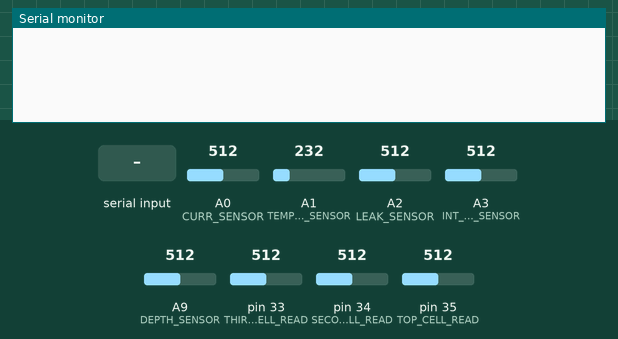
Recording of a sketch running on a simulated Teensy 4. Parts: the last lines printed to the serial monitor. The inputs (shaded band) are chosen by the test bench; at power-on: A0 (CURR_SENSOR) = 512, A1 (TEMPERATURE_SENSOR) = 232, A2 (LEAK_SENSOR) = 512, A3 (INT_PRESS_SENSOR) = 512, A9 (DEPTH_SENSOR) = 512, pin 33 (THIRD_CELL_READ) = 512, pin 34 (SECOND_CELL_READ) = 512, pin 35 (TOP_CELL_READ) = 512. Storage starts empty.

Above: at 1.2 s.
1.3 s: "I" received over Serial
At 1.8 s:
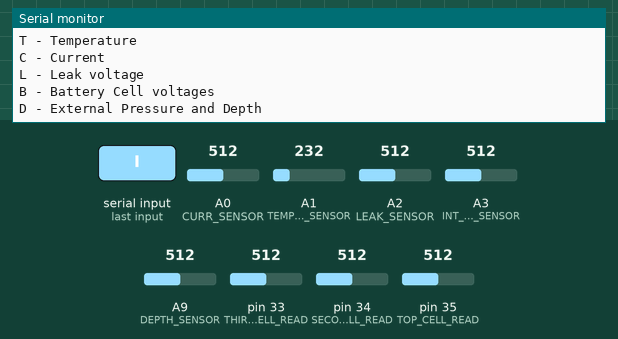
2.8 s: "P" received over Serial
At 4.0 s:
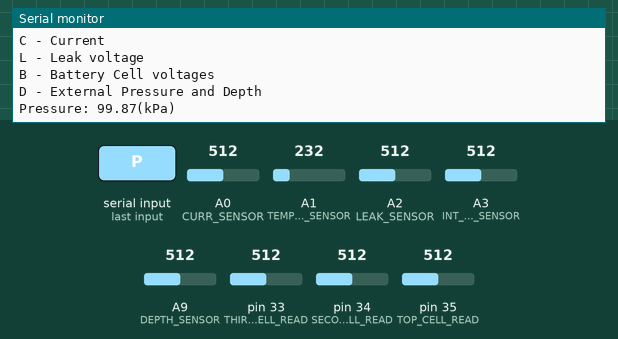
4.3 s: "T" received over Serial
At 5.3 s:
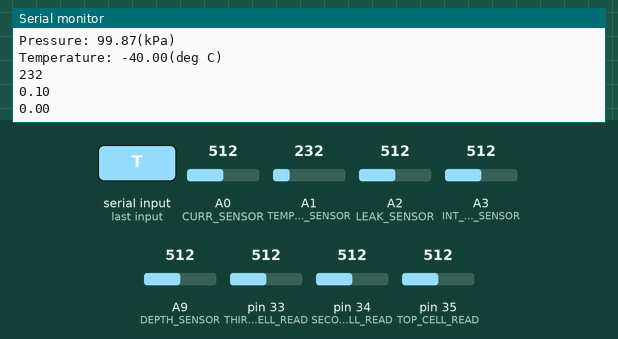
5.8 s: "C" received over Serial
At 6.5 s:
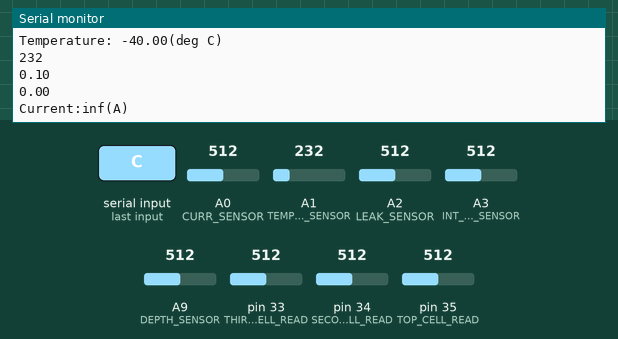
7.3 s: "L" received over Serial
At 7.7 s:
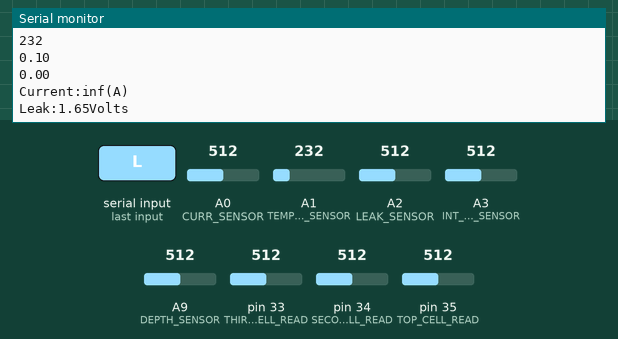
8.8 s: "B" received over Serial
At 10.0 s:
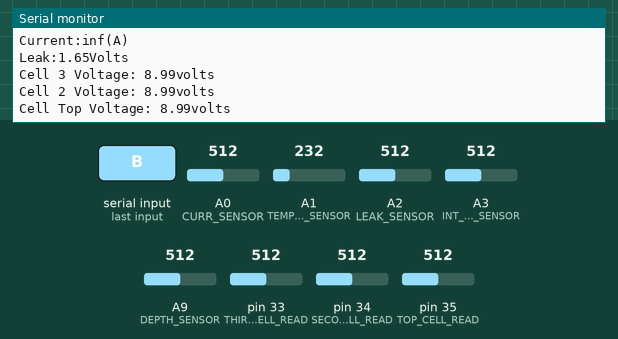

The sketch:

TestSensorsAll.ino
```cpp
// include libraries
#include <Adafruit_GPS.h>
#include <Servo.h>
#include <SD.h>
#include <SPI.h>

// declare serial constants
#define GPS_Serial Serial3
#define radio Serial2

// declare GPS
Adafruit_GPS GPS(&GPS_Serial);

// declare servo
Servo servo;

// define pin constants
#define ESC_RC_PW 2                 // Motor controller ESC
#define GPS_TXD 7                   // GPS comms
#define GPS_RXD 8                   // GPS comms
#define RADIO_TX 9                  // Xbee radio comms
#define RADIO_RX 10                 // Xbee radio comms
#define CURR_SENSOR 14              // Internal Current sensor
#define TEMPERATURE_SENSOR 15       // Internal Temperature sensor
#define LEAK_SENSOR 16              // Internal Leak sensor
#define INT_PRESS_SENSOR 17         // Internal Pressure sensor
#define IMU_SDA 18                  //
#define IMU_SCL 19                  //
#define SOLENOID_1 20               // Solenoid 1
#define SOLENOID_2 21               // -//-     2
#define SOLENOID_3 22               // -//-     3
#define DEPTH_SENSOR 23             // External Pressure sensor (Teensy pin matched ok.)
#define BATTERY_SENSOR_EN 31        // Battery Cell Tap Sense enable pin
#define BATTERY_CELL_READ 32        // For 4 cell Batt use
#define THIRD_CELL_READ 33          // Batt cell 3
#define SECOND_CELL_READ 34         // Batt cell 2
#define TOP_CELL_READ 35            // Batt cell 1 (top)
#define chipSelect BUILTIN_SDCARD   //SD card built in pin (teensy)

#define g 9.81 // (gravity m/s^2)
#define RHO 1025 // density of seawater (kg/m^3)
#define Vs 5 // voltage supplied to depth sensor (V)
#define Vt 3 //voltage value input into teensy (V)

// Declare the moving average window size, latitude/longitude buffers and initialization flag
const int winsz = 10;
double zbuffer[winsz];
boolean avginit = true;

double current;
double pressure;
double temp;
double leak;
  double sensorValue;
  double sensorVoltage_3V;
  double sensorVoltage_5V;
  double scaledVoltage;
  double pressure_psi;
  double pressure_Pa;
  double depth;
    double tSense3;
    double tSense2;
    double tSenseTop;
    double tSense3_V;
    double tSense2_V;
    double tSenseTop_V;
      // Variables to store adc values read.
      int adcVal_curr;
      int adcVal_temp;
      int adcVal_leak;
      int adcVal_IntPress;
      // Variables for sensor calcs
      double temp_Vout3;
      double temp_Vout;
char prtkey=0;

void setup() {
Serial.begin(9600);
pinMode(BATTERY_SENSOR_EN, OUTPUT); //set tapsense enable pin as output.
}

void loop() {
checkSafe();  //get internal sensor values
TapSenseMonitor(); //Battery tap sense values
getDepth();   //get depth pressure value
printSensor();


}
```

PrintSensor.ino
```cpp
void printSensor(void)

{
  char portkey;
  if(Serial.available()>0)
  {
    portkey = (char)Serial.read(); //read serial data, cast as character into variable called portkey.
    switch (portkey)//switch variable for each case comparison.
    {
      case 'I': //print portkey list
      Serial.println("Press: ");
      Serial.println("P - Pressure");
      Serial.println("T - Temperature");
      Serial.println("C - Current");
      Serial.println("L - Leak voltage");
      Serial.println("B - Battery Cell voltages");
      Serial.println("D - External Pressure and Depth");

      break;

      case 'P': //print internal pressure.
      Serial.print("Pressure: ");
      Serial.print(pressure);
      Serial.println("(kPa)");

      break;

      case 'T': //print internal temperature.
      Serial.print("Temperature: ");
      Serial.print(temp);
      Serial.println("(deg C)");
      Serial.println(adcVal_temp);
      Serial.println(temp_Vout);
      Serial.println(temp_Vout3);

      break;

      case 'C': //print current amperage of system.
      Serial.print("Current:");
      Serial.print(current);
      Serial.println("(A)");

      break;

      case 'L': //print leak detector voltage.
      Serial.print("Leak:");
      Serial.print(leak);
      Serial.println("Volts");

      break;

      case 'B': //print battery cell voltages.
      Serial.print("Cell 3 Voltage: ");
      Serial.print(tSense3_V);
      Serial.println("volts");
      Serial.print("Cell 2 Voltage: ");
      Serial.print(tSense2_V);
      Serial.println("volts");
      Serial.print("Cell Top Voltage: ");
      Serial.print(tSenseTop_V);
      Serial.println("volts");

      break;

      case 'D': //print depth sensor pressure.
      Serial.print("External Pressure: ");
      Serial.print(pressure_Pa);
      Serial.println("(Pa)");
      Serial.print("Current Depth: ");
      Serial.print(depth);
      Serial.println("(m)");
      Serial.print("ADC value:");
      Serial.println(adcVal_IntPress);

    }
  }
}
```

TapSenseMonitor.ino
```cpp
void TapSenseMonitor()
{
digitalWrite(BATTERY_SENSOR_EN, HIGH);  //tapsense on
tSense3 = analogRead(THIRD_CELL_READ);  //adc read cell 3
tSense2 = analogRead(SECOND_CELL_READ); //adc read cell 2
tSenseTop = analogRead(TOP_CELL_READ);  //adc read cell top


tSense3_V = (((tSense3*3)/1024)*5.99);      //Voltage cell 3.
tSense2_V = (((tSense2*3)/1024)*5.99);      //Voltage of cell 2.
tSenseTop_V = (((tSenseTop*3)/1024)*5.99);  //Voltage of Top cell.
//digitalWrite(BATTERY_SENSOR_EN, LOW);   //tapsense off
}


//tSense4 = analogRead(BATTERY_CELL_READ); //uncomment for 4 cell Batt
//tSense4_V = (((tSense4*3)/1024)*5.99);   //uncomment for 4 cell Batt
```

checkSafe.ino
```cpp
void checkSafe(void)
{


// Get ADC values and store in variables.
adcVal_curr = analogRead(CURR_SENSOR);
adcVal_temp = analogRead(TEMPERATURE_SENSOR);
adcVal_leak= analogRead(LEAK_SENSOR);
adcVal_IntPress= analogRead(INT_PRESS_SENSOR);

////// DA conversions.
// Current Sensor:
double curr_Vout = (adcVal_curr*(3.3/1024));        //convert ADC current value to Vout value.
current = (0.11/(curr_Vout - 1.65));         //Current (A).
    //double currVal3 = (3.33*(adcVal_curr/1024));  //Use this scaling conversion if Voltage scale is 0-5v not 0-3.3.
    //double currVal5 = (5*(currVal3/3.3));         //-//-

// Pressure Sensor:
double press_Vout3 = ((adcVal_IntPress* 3)/1024);     //Scaled to 0-3vdc.
double press_Vout5 = ((press_Vout3*5.5)/3);         //Scaled to 0-5.5.
pressure = (((press_Vout5/5.1)+.04)/(0.004));  //Pressure (kPa)

// Temperature Sensor:
temp_Vout3= (adcVal_temp*(3/1024));  //(adcVal_temp*(3/1024)+(.1)); convert ADC temp value to Vout value.
temp_Vout=(((1.65*temp_Vout3)/3)+.1);
temp = ((temp_Vout-.5)/.01);             //Temp in (deg. C).

// Leak Sensor:
leak = (adcVal_leak* (3.3/1024));


////

////Vout equations:
//Current: Vout = 110mV/A+Vcc/2 , Vcc = 3.3 vdc, Vcc/2 = 1.65, Vout= (adcVal_curr*3.3)/1024
//Pressure: Vout=Vcc*(P*0.004-0.04)   Note: Vcc = 5.1+-0.25 Vdc
//Temp: Vout=(10mV*T)+500mV  >> Temp=((Vout-.5)/.01)
//Supply voltage to temp range is 100mV-1750mV (typ) for -40-125 C(deg)
//Vout=

//Leak: Vout = 3.3+ full range roughly.  Determine arbitrary thresh for leek(voltage drop)
// 1. Get the safe ranges for each sensor.
//      * Current:
//      * Press:
//      * Temp:
//      * Leak:

// 5. Determine Abort procedure if out of range value.
// 6. Send message of out of range/non safe condition.
    //pinMode(CURR_SENSOR, INPUT); //WHAT DOES THIS READ???
    //pinMode(TEMPERATURE_SENSOR, INPUT); //FIND IN ANSYS IN CDR FOR MAX TEMP.
    //pinMode(LEAK_SENSOR, INPUT); //ON OFF SWITCH? OR RANGE?
    //pinMode(INT_PRESS_SENSOR, INPUT); //WHAT IS THE SENSOR READING AND RANGE?

//// Pressure (internal)----------------------------------------
  // Check for signal of internal pressure sensor
 /* if (!analogRead(INT_PRESS_SENSOR))
  {
  // Send error message to Serial Monitor
  Serial.println(F("No internal pressure sensor signal, check sensor!"));
  }
    else if(analogRead(INT_PRESS_SENSOR))
    {
    // Send OK GO msg.
    Serial.println(F("Internal Pressure Sensor GO!"));
    }


//// Temperature------------------------------------------------
  // Check for signal of temperature sensor
  if (!analogRead(TEMPERATURE_SENSOR))
  {
  // Send error message to Serial Monitor
  Serial.println(F("No temperature sensor signal, check sensor!"));
  }
    else if(analogRead(TEMPERATURE_SENSOR))
    {
    // Send OK GO msg.
    Serial.println(F("Internal Temp Sensor GO!"));
    }

//// Current (Battery)--------------------------------------------
  // Check for signal of temperature sensor
  if (!analogRead(CURR_SENSOR))
  {
  // Send error message to Serial Monitor
  Serial.println(F("No current sensor signal, check sensor!"));
  }
    else if(analogRead(CURR_SENSOR))
    {
    // Send OK GO msg.
    Serial.println(F("Internal Current Sensor GO!"));
    }
//// Leak Detect------------------------------------------------------
  // Check for signal of leak sensor
  if (!analogRead(LEAK_SENSOR))
  {
  // Send error message to Serial Monitor
  Serial.println(F("No leak sensor signal, check sensor!"));
  }
    else if(analogRead(LEAK_SENSOR))
    {
    // Send OK GO msg.
    Serial.println(F("Internal Leak Sensor GO!"));
    }
*/
}
```

getDepth.ino
```cpp
void getDepth()
{
  sensorValue = analogRead(DEPTH_SENSOR);
  sensorVoltage_3V = sensorValue*(Vt/1024);
  sensorVoltage_5V = sensorVoltage_3V*(Vs/Vt);
  scaledVoltage = (sensorVoltage_5V*((.9*Vs)/Vs))+ (.1*Vs);
  pressure_psi = scaledVoltage*(100/(.9*Vs));
  pressure_Pa = pressure_psi*6894.76; //convert psi to pascal
  depth = pressure_Pa/(RHO*g);
  File DCAWS_Depth = SD.open("DCAWS_Depth.csv", FILE_WRITE);
  DCAWS_Depth.println(depth);
  DCAWS_Depth.close();
}

// 64-bit double-precision moving average
// inputs:  latest depth (double), init (boolean)
// output:  depth moving average (double)
void mvavg_depth(double z,boolean mvinit, double zmean)
{
  // These static variables are kept in memory at all time
  // and can only be used by this function
  static double zsum;    // cumulated depth
  static int n;   // actual window size
  static int k;   // circular buffer index

  // if this is the first call, cumulated z value = input z value
  // and window size = 1; buffer the values
  if (mvinit == true)
  {
    zsum = z;
    n = 1;
    k = 0;
    zbuffer[k] = z;
  }
  // if this is not the first call
  else
  {
    // if we have collected less points than the window size
    // cumulate the value and increment the window size
    if (n < winsz)
    {
      zsum += z;
      zbuffer[++k] = z;
      n++;
    }
    // if we have already collected more points than the window
    // size, add the latest record and remove the oldest one
    // we also replace the oldest record in the circular buffer
    // with the new one
    else
    {
      k++;
      k %= winsz;
      zsum += (z - zbuffer[k]);
      zbuffer[k] = z;
    }
  }

  // Calculate and return the moving average
  zmean = zsum / (double)n;
}
```

Measured:
- after the input at 1.3 s, the serial monitor: prints a new line at once (image 1)
- after the input at 2.8 s, the serial monitor: prints a new line at once (image 2)
- after the input at 4.3 s, the serial monitor: prints a new line at once (image 3)
- after the input at 5.8 s, the serial monitor: prints a new line at once (image 4)
- after the input at 7.3 s, the serial monitor: prints a new line at once (image 5)
- after the input at 8.8 s, the serial monitor: prints a new line at once (image 6)
